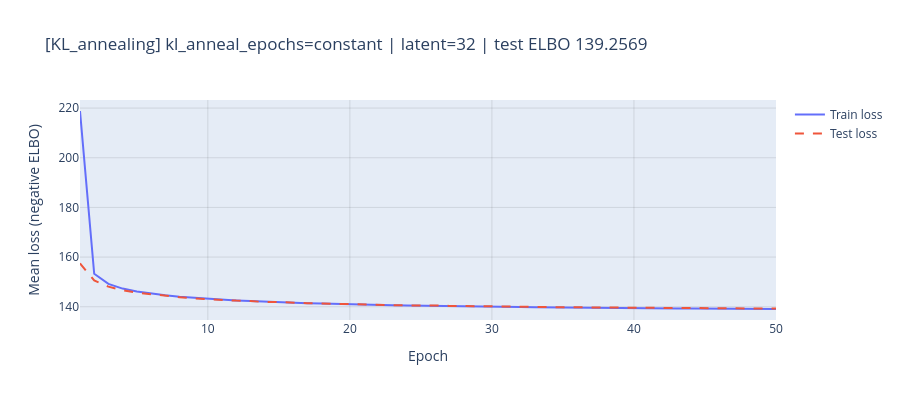
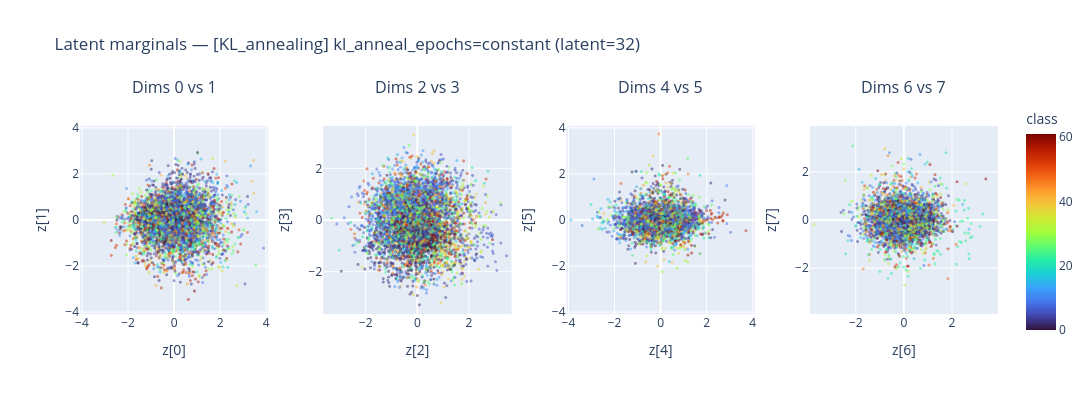
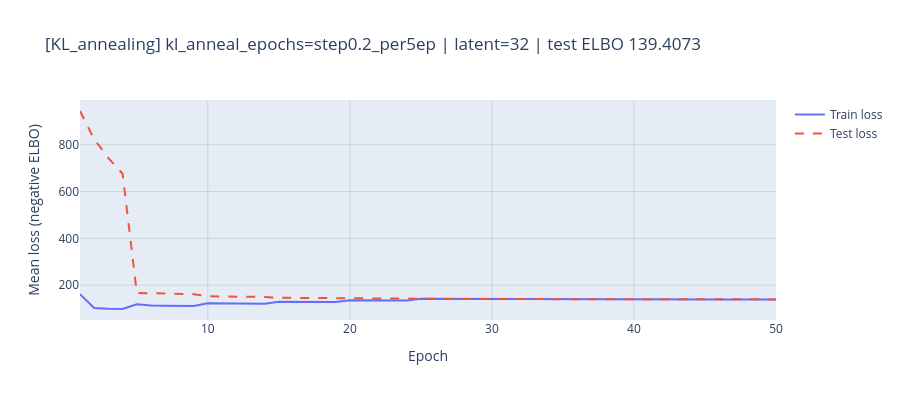
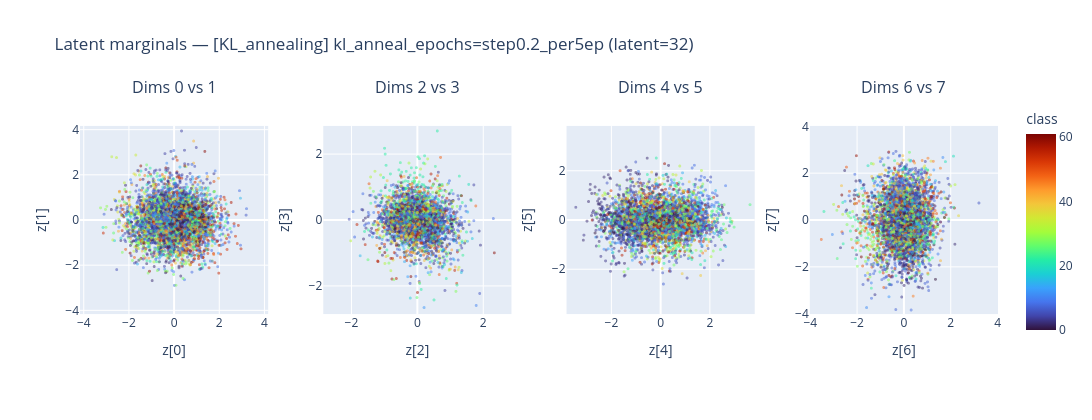

Source (notebook cell) for these figures, in order:
### Markdown cell above
Compares a **constant** $\beta = 1$ schedule against a **step** schedule that starts at $\beta = 0$ and increases $\beta$ by **0.2 every 5 epochs**, capped at 1.0 (`anneal_epochs=5`, with `KL_BETA_STEP = 0.2`):\n\n| epoch | 1–4 | 5–9 | 10–14 | 15–19 | 20–24 | $\geq 25$ |\n| :-- | :--: | :--: | :--: | :--: | :--: | :--: |\n| $\beta$ | 0.0 | 0.2 | 0.4 | 0.6 | 0.8 | 1.0 |\n\nThe schedule is `kl_beta(epoch, anneal_epochs)`, applied inside `train_one_epoch` through the `beta` argument of `VAE.forward`. Starting at $\beta = 0$ lets the model behave as a plain autoencoder first (learning image features) before the KL term gradually pulls the posterior toward $\mathcal{N}(0, I)$ — guarding against **posterior collapse**.\n\nCandidates are ranked by the **true** negative ELBO ($\beta = 1$), evaluated on the test set, so the comparison is fair.

### Code cell
# Stage 2 — KL annealing: constant β=1  vs  step +0.2 every 5 epochs (0→1)
run_search(
    stage='KL_annealing',
    param='kl_anneal_epochs',
    candidates=[('constant', 0), ('step0.2_per5ep', 5)],
)

### Figure 1 — Plotly figure (JSON) as saved in the notebook; plotly's stock layout.template omitted (floating-point values rounded to 4 significant figures)
{"data": [{"mode": "lines", "name": "Train loss", "type": "scatter", "x": [1, 2, 3, 4, 5, 6, 7, 8, 9, 10, 11, 12, 13, 14, 15, 16, 17, 18, 19, 20, 21, 22, 23, 24, 25, 26, 27, 28, 29, 30, 31, 32, 33, 34, 35, 36, 37, 38, 39, 40, 41, 42, 43, 44, 45, 46, 47, 48, 49, 50], "y": [218.8, 153.3, 149.2, 147.3, 146.2, 145.3, 144.6, 144.0, 143.6, 143.2, 142.8, 142.5, 142.3, 142.0, 141.8, 141.6, 141.4, 141.3, 141.1, 141.0, 140.8, 140.7, 140.6, 140.5, 140.4, 140.3, 140.2, 140.1, 140.1, 140.0, 139.9, 139.9, 139.8, 139.8, 139.7, 139.6, 139.6, 139.5, 139.5, 139.5, 139.4, 139.4, 139.3, 139.3, 139.3, 139.2, 139.2, 139.1, 139.1, 139.1]}, {"line": {"dash": "dash"}, "mode": "lines", "name": "Test loss", "type": "scatter", "x": [1, 2, 3, 4, 5, 6, 7, 8, 9, 10, 11, 12, 13, 14, 15, 16, 17, 18, 19, 20, 21, 22, 23, 24, 25, 26, 27, 28, 29, 30, 31, 32, 33, 34, 35, 36, 37, 38, 39, 40, 41, 42, 43, 44, 45, 46, 47, 48, 49, 50], "y": [157.5, 150.6, 148.1, 146.7, 145.7, 145.0, 144.3, 143.9, 143.4, 143.1, 142.6, 142.5, 142.3, 141.9, 141.9, 141.5, 141.4, 141.3, 141.2, 140.9, 140.9, 140.8, 140.7, 140.5, 140.6, 140.5, 140.3, 140.3, 140.1, 140.1, 140.1, 140.0, 140.0, 139.8, 139.8, 139.7, 139.8, 139.8, 139.7, 139.6, 139.6, 139.5, 139.7, 139.4, 139.4, 139.5, 139.4, 139.3, 139.4, 139.3]}], "layout": {"height": 400, "title": {"text": "[KL_annealing] kl_anneal_epochs=constant | latent=32 | test ELBO 139.2569"}, "width": 900, "xaxis": {"gridcolor": "rgba(0,0,0,0.1)", "showgrid": true, "title": {"text": "Epoch"}}, "yaxis": {"gridcolor": "rgba(0,0,0,0.1)", "showgrid": true, "title": {"text": "Mean loss (negative ELBO)"}}}}

### Figure 2 — Plotly figure (JSON) as saved in the notebook; plotly's stock layout.template omitted (floating-point values rounded to 4 significant figures; data arrays with more than 128 entries replaced by an {"elided": "..."} marker saying what was removed)
{"data": [{"marker": {"cmax": 61, "cmin": 0, "color": {"elided": "5000 int values"}, "colorbar": {"title": {"text": "class"}}, "colorscale": [[0, "#30123b"], [0.07143, "#4145ab"], [0.1429, "#4675ed"], [0.2143, "#39a2fc"], [0.2857, "#1bcfd4"], [0.3571, "#24eca6"], [0.4286, "#61fc6c"], [0.5, "#a4fc3b"], [0.5714, "#d1e834"], [0.6429, "#f3c63a"], [0.7143, "#fe9b2d"], [0.7857, "#f36315"], [0.8571, "#d93806"], [0.9286, "#b11901"], [1, "#7a0402"]], "opacity": 0.5, "showscale": false, "size": 3}, "mode": "markers", "showlegend": false, "type": "scattergl", "x": {"elided": "5000 float values"}, "xaxis": "x", "y": {"elided": "5000 float values"}, "yaxis": "y"}, {"marker": {"cmax": 61, "cmin": 0, "color": {"elided": "5000 int values"}, "colorbar": {"title": {"text": "class"}}, "colorscale": [[0, "#30123b"], [0.07143, "#4145ab"], [0.1429, "#4675ed"], [0.2143, "#39a2fc"], [0.2857, "#1bcfd4"], [0.3571, "#24eca6"], [0.4286, "#61fc6c"], [0.5, "#a4fc3b"], [0.5714, "#d1e834"], [0.6429, "#f3c63a"], [0.7143, "#fe9b2d"], [0.7857, "#f36315"], [0.8571, "#d93806"], [0.9286, "#b11901"], [1, "#7a0402"]], "opacity": 0.5, "showscale": false, "size": 3}, "mode": "markers", "showlegend": false, "type": "scattergl", "x": {"elided": "5000 float values"}, "xaxis": "x2", "y": {"elided": "5000 float values"}, "yaxis": "y2"}, {"marker": {"cmax": 61, "cmin": 0, "color": {"elided": "5000 int values"}, "colorbar": {"title": {"text": "class"}}, "colorscale": [[0, "#30123b"], [0.07143, "#4145ab"], [0.1429, "#4675ed"], [0.2143, "#39a2fc"], [0.2857, "#1bcfd4"], [0.3571, "#24eca6"], [0.4286, "#61fc6c"], [0.5, "#a4fc3b"], [0.5714, "#d1e834"], [0.6429, "#f3c63a"], [0.7143, "#fe9b2d"], [0.7857, "#f36315"], [0.8571, "#d93806"], [0.9286, "#b11901"], [1, "#7a0402"]], "opacity": 0.5, "showscale": false, "size": 3}, "mode": "markers", "showlegend": false, "type": "scattergl", "x": {"elided": "5000 float values"}, "xaxis": "x3", "y": {"elided": "5000 float values"}, "yaxis": "y3"}, {"marker": {"cmax": 61, "cmin": 0, "color": {"elided": "5000 int values"}, "colorbar": {"title": {"text": "class"}}, "colorscale": [[0, "#30123b"], [0.07143, "#4145ab"], [0.1429, "#4675ed"], [0.2143, "#39a2fc"], [0.2857, "#1bcfd4"], [0.3571, "#24eca6"], [0.4286, "#61fc6c"], [0.5, "#a4fc3b"], [0.5714, "#d1e834"], [0.6429, "#f3c63a"], [0.7143, "#fe9b2d"], [0.7857, "#f36315"], [0.8571, "#d93806"], [0.9286, "#b11901"], [1, "#7a0402"]], "opacity": 0.5, "showscale": true, "size": 3}, "mode": "markers", "showlegend": false, "type": "scattergl", "x": {"elided": "5000 float values"}, "xaxis": "x4", "y": {"elided": "5000 float values"}, "yaxis": "y4"}], "layout": {"annotations": [{"font": {"size": 16}, "showarrow": false, "text": "Dims 0 vs 1", "x": 0.1025, "xanchor": "center", "xref": "paper", "y": 1, "yanchor": "bottom", "yref": "paper"}, {"font": {"size": 16}, "showarrow": false, "text": "Dims 2 vs 3", "x": 0.3675, "xanchor": "center", "xref": "paper", "y": 1, "yanchor": "bottom", "yref": "paper"}, {"font": {"size": 16}, "showarrow": false, "text": "Dims 4 vs 5", "x": 0.6325, "xanchor": "center", "xref": "paper", "y": 1, "yanchor": "bottom", "yref": "paper"}, {"font": {"size": 16}, "showarrow": false, "text": "Dims 6 vs 7", "x": 0.8975, "xanchor": "center", "xref": "paper", "y": 1, "yanchor": "bottom", "yref": "paper"}], "height": 420, "title": {"text": "Latent marginals — [KL_annealing] kl_anneal_epochs=constant (latent=32)"}, "width": 1760, "xaxis": {"anchor": "y", "constrain": "domain", "domain": [0, 0.205], "range": [-4.085, 4.085], "title": {"text": "z[0]"}}, "xaxis2": {"anchor": "y2", "constrain": "domain", "domain": [0.265, 0.47], "range": [-3.64, 3.64], "title": {"text": "z[2]"}}, "xaxis3": {"anchor": "y3", "constrain": "domain", "domain": [0.53, 0.735], "range": [-4.084, 4.084], "title": {"text": "z[4]"}}, "xaxis4": {"anchor": "y4", "constrain": "domain", "domain": [0.795, 1], "range": [-3.912, 3.912], "title": {"text": "z[6]"}}, "yaxis": {"anchor": "x", "constrain": "domain", "domain": [0, 1], "range": [-4.085, 4.085], "scaleanchor": "x", "scaleratio": 1, "title": {"text": "z[1]"}}, "yaxis2": {"anchor": "x2", "constrain": "domain", "domain": [0, 1], "range": [-3.64, 3.64], "scaleanchor": "x2", "scaleratio": 1, "title": {"text": "z[3]"}}, "yaxis3": {"anchor": "x3", "constrain": "domain", "domain": [0, 1], "range": [-4.084, 4.084], "scaleanchor": "x3", "scaleratio": 1, "title": {"text": "z[5]"}}, "yaxis4": {"anchor": "x4", "constrain": "domain", "domain": [0, 1], "range": [-3.912, 3.912], "scaleanchor": "x4", "scaleratio": 1, "title": {"text": "z[7]"}}}}

### Figure 3 — Plotly figure (JSON) as saved in the notebook; plotly's stock layout.template omitted (floating-point values rounded to 4 significant figures)
{"data": [{"mode": "lines", "name": "Train loss", "type": "scatter", "x": [1, 2, 3, 4, 5, 6, 7, 8, 9, 10, 11, 12, 13, 14, 15, 16, 17, 18, 19, 20, 21, 22, 23, 24, 25, 26, 27, 28, 29, 30, 31, 32, 33, 34, 35, 36, 37, 38, 39, 40, 41, 42, 43, 44, 45, 46, 47, 48, 49, 50], "y": [161.6, 102.8, 99.87, 98.39, 118.2, 113.8, 112.8, 112.1, 111.6, 122.6, 122.1, 121.7, 121.3, 120.9, 129.8, 129.4, 129.1, 128.8, 128.6, 136.0, 135.8, 135.5, 135.3, 135.1, 141.7, 141.5, 141.3, 141.2, 140.9, 140.8, 140.7, 140.6, 140.5, 140.3, 140.2, 140.1, 140.1, 140.0, 139.9, 139.8, 139.8, 139.7, 139.6, 139.6, 139.5, 139.4, 139.4, 139.4, 139.3, 139.3]}, {"line": {"dash": "dash"}, "mode": "lines", "name": "Test loss", "type": "scatter", "x": [1, 2, 3, 4, 5, 6, 7, 8, 9, 10, 11, 12, 13, 14, 15, 16, 17, 18, 19, 20, 21, 22, 23, 24, 25, 26, 27, 28, 29, 30, 31, 32, 33, 34, 35, 36, 37, 38, 39, 40, 41, 42, 43, 44, 45, 46, 47, 48, 49, 50], "y": [943.9, 823.3, 742.7, 676.1, 166.9, 165.2, 163.5, 163.0, 161.8, 152.6, 152.2, 151.6, 150.4, 150.0, 146.4, 145.8, 145.0, 145.1, 144.2, 143.1, 142.7, 142.6, 142.2, 142.1, 141.9, 141.3, 141.3, 141.2, 140.9, 140.8, 140.7, 140.6, 140.5, 140.4, 140.3, 140.2, 140.2, 140.2, 140.1, 139.8, 139.9, 139.9, 139.8, 139.8, 139.8, 139.8, 139.5, 139.5, 139.4, 139.4]}], "layout": {"height": 400, "title": {"text": "[KL_annealing] kl_anneal_epochs=step0.2_per5ep | latent=32 | test ELBO 139.4073"}, "width": 900, "xaxis": {"gridcolor": "rgba(0,0,0,0.1)", "showgrid": true, "title": {"text": "Epoch"}}, "yaxis": {"gridcolor": "rgba(0,0,0,0.1)", "showgrid": true, "title": {"text": "Mean loss (negative ELBO)"}}}}

### Figure 4 — Plotly figure (JSON) as saved in the notebook; plotly's stock layout.template omitted (floating-point values rounded to 4 significant figures; data arrays with more than 128 entries replaced by an {"elided": "..."} marker saying what was removed)
{"data": [{"marker": {"cmax": 61, "cmin": 0, "color": {"elided": "5000 int values"}, "colorbar": {"title": {"text": "class"}}, "colorscale": [[0, "#30123b"], [0.07143, "#4145ab"], [0.1429, "#4675ed"], [0.2143, "#39a2fc"], [0.2857, "#1bcfd4"], [0.3571, "#24eca6"], [0.4286, "#61fc6c"], [0.5, "#a4fc3b"], [0.5714, "#d1e834"], [0.6429, "#f3c63a"], [0.7143, "#fe9b2d"], [0.7857, "#f36315"], [0.8571, "#d93806"], [0.9286, "#b11901"], [1, "#7a0402"]], "opacity": 0.5, "showscale": false, "size": 3}, "mode": "markers", "showlegend": false, "type": "scattergl", "x": {"elided": "5000 float values"}, "xaxis": "x", "y": {"elided": "5000 float values"}, "yaxis": "y"}, {"marker": {"cmax": 61, "cmin": 0, "color": {"elided": "5000 int values"}, "colorbar": {"title": {"text": "class"}}, "colorscale": [[0, "#30123b"], [0.07143, "#4145ab"], [0.1429, "#4675ed"], [0.2143, "#39a2fc"], [0.2857, "#1bcfd4"], [0.3571, "#24eca6"], [0.4286, "#61fc6c"], [0.5, "#a4fc3b"], [0.5714, "#d1e834"], [0.6429, "#f3c63a"], [0.7143, "#fe9b2d"], [0.7857, "#f36315"], [0.8571, "#d93806"], [0.9286, "#b11901"], [1, "#7a0402"]], "opacity": 0.5, "showscale": false, "size": 3}, "mode": "markers", "showlegend": false, "type": "scattergl", "x": {"elided": "5000 float values"}, "xaxis": "x2", "y": {"elided": "5000 float values"}, "yaxis": "y2"}, {"marker": {"cmax": 61, "cmin": 0, "color": {"elided": "5000 int values"}, "colorbar": {"title": {"text": "class"}}, "colorscale": [[0, "#30123b"], [0.07143, "#4145ab"], [0.1429, "#4675ed"], [0.2143, "#39a2fc"], [0.2857, "#1bcfd4"], [0.3571, "#24eca6"], [0.4286, "#61fc6c"], [0.5, "#a4fc3b"], [0.5714, "#d1e834"], [0.6429, "#f3c63a"], [0.7143, "#fe9b2d"], [0.7857, "#f36315"], [0.8571, "#d93806"], [0.9286, "#b11901"], [1, "#7a0402"]], "opacity": 0.5, "showscale": false, "size": 3}, "mode": "markers", "showlegend": false, "type": "scattergl", "x": {"elided": "5000 float values"}, "xaxis": "x3", "y": {"elided": "5000 float values"}, "yaxis": "y3"}, {"marker": {"cmax": 61, "cmin": 0, "color": {"elided": "5000 int values"}, "colorbar": {"title": {"text": "class"}}, "colorscale": [[0, "#30123b"], [0.07143, "#4145ab"], [0.1429, "#4675ed"], [0.2143, "#39a2fc"], [0.2857, "#1bcfd4"], [0.3571, "#24eca6"], [0.4286, "#61fc6c"], [0.5, "#a4fc3b"], [0.5714, "#d1e834"], [0.6429, "#f3c63a"], [0.7143, "#fe9b2d"], [0.7857, "#f36315"], [0.8571, "#d93806"], [0.9286, "#b11901"], [1, "#7a0402"]], "opacity": 0.5, "showscale": true, "size": 3}, "mode": "markers", "showlegend": false, "type": "scattergl", "x": {"elided": "5000 float values"}, "xaxis": "x4", "y": {"elided": "5000 float values"}, "yaxis": "y4"}], "layout": {"annotations": [{"font": {"size": 16}, "showarrow": false, "text": "Dims 0 vs 1", "x": 0.1025, "xanchor": "center", "xref": "paper", "y": 1, "yanchor": "bottom", "yref": "paper"}, {"font": {"size": 16}, "showarrow": false, "text": "Dims 2 vs 3", "x": 0.3675, "xanchor": "center", "xref": "paper", "y": 1, "yanchor": "bottom", "yref": "paper"}, {"font": {"size": 16}, "showarrow": false, "text": "Dims 4 vs 5", "x": 0.6325, "xanchor": "center", "xref": "paper", "y": 1, "yanchor": "bottom", "yref": "paper"}, {"font": {"size": 16}, "showarrow": false, "text": "Dims 6 vs 7", "x": 0.8975, "xanchor": "center", "xref": "paper", "y": 1, "yanchor": "bottom", "yref": "paper"}], "height": 420, "title": {"text": "Latent marginals — [KL_annealing] kl_anneal_epochs=step0.2_per5ep (latent=32)"}, "width": 1760, "xaxis": {"anchor": "y", "constrain": "domain", "domain": [0, 0.205], "range": [-4.166, 4.166], "title": {"text": "z[0]"}}, "xaxis2": {"anchor": "y2", "constrain": "domain", "domain": [0.265, 0.47], "range": [-2.855, 2.855], "title": {"text": "z[2]"}}, "xaxis3": {"anchor": "y3", "constrain": "domain", "domain": [0.53, 0.735], "range": [-3.822, 3.822], "title": {"text": "z[4]"}}, "xaxis4": {"anchor": "y4", "constrain": "domain", "domain": [0.795, 1], "range": [-4.018, 4.018], "title": {"text": "z[6]"}}, "yaxis": {"anchor": "x", "constrain": "domain", "domain": [0, 1], "range": [-4.166, 4.166], "scaleanchor": "x", "scaleratio": 1, "title": {"text": "z[1]"}}, "yaxis2": {"anchor": "x2", "constrain": "domain", "domain": [0, 1], "range": [-2.855, 2.855], "scaleanchor": "x2", "scaleratio": 1, "title": {"text": "z[3]"}}, "yaxis3": {"anchor": "x3", "constrain": "domain", "domain": [0, 1], "range": [-3.822, 3.822], "scaleanchor": "x3", "scaleratio": 1, "title": {"text": "z[5]"}}, "yaxis4": {"anchor": "x4", "constrain": "domain", "domain": [0, 1], "range": [-4.018, 4.018], "scaleanchor": "x4", "scaleratio": 1, "title": {"text": "z[7]"}}}}
